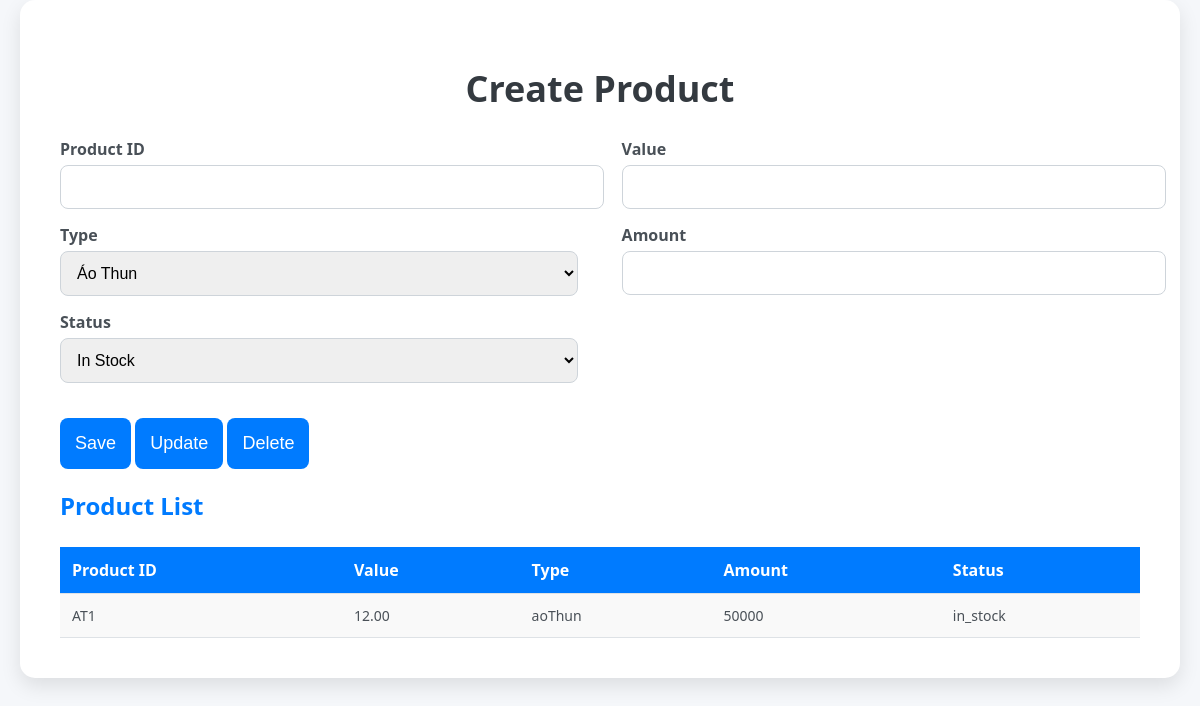
/product (signed in), run on the app's committed database.
### member/models.py (models this page shows, shortened)
class Product(models.Model):
    STATUS_CHOICES = [
        ('in_stock', 'In Stock'),
        ('running_out', 'Running Out'),
    ]
    TYPE_CHOICES = [
        ('aoThun', 'Áo Thun'),
        ('aoSoMi', 'Áo Sơ Mi'),
        ('aoKhoac', 'Áo Khoác'),
        ('aoPolo', 'Áo Polo'),
    ]
    product_id = models.CharField(max_length=100, unique=True)
    value = models.DecimalField(max_digits=10, decimal_places=2)
    type = models.CharField(
        max_length=20,
        choices=TYPE_CHOICES,
        default='aoThun',
    )
    amount = models.PositiveIntegerField()
    status = models.CharField(
        max_length=20,
        choices=STATUS_CHOICES,
        default='in_stock',
    )

### member/views.py (the view)
# urls.py: path('product', views.loadProduct, name='product'),
def loadProduct(request):
    if request.user.role != 'admin' and request.user.role != 'manager':
        return render(request, 'error.html')
    if request.method == 'POST':
        form = ProductForm(request.POST)
        if form.is_valid():
            form.save()
            return redirect('product')
    else:
        form = ProductForm()
    product = Product.objects.all()
    return render(request, 'Product.html', {'form': form, 'Products': product})

### member/forms.py
class ProductForm(forms.ModelForm):
    class Meta:
        model = Product
        fields = ['product_id', 'value', 'type', 'amount', 'status']  # Include all fields from the model
        widgets = {
            'product_id': forms.TextInput(attrs={'class': 'form-input'}),
            'value': forms.NumberInput(attrs={'step': '1','class': 'form-input'}),
            'type': forms.Select(choices=Product.TYPE_CHOICES),
            'amount': forms.NumberInput(attrs={'class': 'form-input'}),
            'status': forms.Select(choices=Product.STATUS_CHOICES),
        }

### member/template/Product.html (shortened to what this page needs)
{% load static %}
<!DOCTYPE html>
<html lang="en">
<head>
    <link rel="stylesheet" href="{% static 'css/style.css' %}">
</head>
<body>
    <div class="container">
        <h1>Create Product</h1>
        <div class="form-container" >
            <form method="post" id="main-form">
                <div class="form-row-group">
                    <div class="form-row">
                        <label for="{{ form.product_id.id_for_label }}">Product ID</label>
                        {{ form.product_id }}
                    </div>
                    <div class="form-row">
                        <label for="{{ form.value.id_for_label }}">Value</label>
                        {{ form.value }}
                    </div>
                </div>
                <div class="form-row-group">
                    <div class="form-row">
                        <label for="{{ form.type.id_for_label }}">Type</label>
                        {{ form.type }}
                    </div>
                    <div class="form-row">
                        <label for="{{ form.amount.id_for_label }}">Amount</label>
                        {{ form.amount }}
                    </div>
                </div>
                <div class="form-row-group">
                    <div class="form-row">
                        <label for="{{ form.status.id_for_label }}">Status</label>
                        {{ form.status }}
                    </div>
                </div>
                <button type="submit">Save</button>
                <button type="button" id="update-button">Update</button>
                <button type="button" id="delete-button">Delete</button>
            </form>
        </div>
        <div class="grid-container">
            <h2>Product List</h2>
            <table>
                <thead>
                    <tr>
                        <th>Product ID</th>
                        <th>Value</th>
                        <th>Type</th>
                        <th>Amount</th>
                        <th>Status</th>
                    </tr>
                </thead>
                <tbody>
                    {% for Product in Products %}
                    <tr>
                        <td>{{ Product.product_id }}</td>
                        <td>{{ Product.value }}</td>
                        <td>{{ Product.type }}</td>
                        <td>{{ Product.amount }}</td>
                        <td>{{ Product.status }}</td>
                    </tr>
                    {% empty %}
                    <tr>
                        <td colspan="12">No products found.</td>
                    </tr>
                    {% endfor %}
                </tbody>
            </table>
        </div>
    </div>
</body>
</html>

### member/static/css/style.css (style rules this page uses)
body { font-family: 'Segoe UI', Tahoma, Geneva, Verdana, sans-serif; margin: 0; padding: 0; display: flex; justify-content: center; align-items: center; background-color: #f5f7fa; color: #343a40; }
.container { width: 90%; max-width: 1100px; background: #ffffff; padding: 40px; border-radius: 15px; box-shadow: 0 8px 20px rgba(0, 0, 0, 0.1); }
h1 { text-align: center; color: #343a40; margin-bottom: 25px; font-size: 36px; font-weight: 700; }
h2 { color: #007bff; font-size: 24px; margin-bottom: 15px; }
.form-row-group { display: flex; flex-wrap: wrap; justify-content: space-between; margin-bottom: 15px; }
.form-row { display: flex; flex-direction: column; width: 48%; }
.form-row label { font-size: 16px; font-weight: 600; color: #495057; margin-bottom: 5px; }
.form-row input, .form-row select, textarea { width: 100%; padding: 12px; border: 1px solid #ced4da; border-radius: 8px; font-size: 16px; transition: all 0.3s ease; }
button { margin-top: 20px; padding: 15px; background-color: #007bff; color: #fff; border: none; border-radius: 8px; cursor: pointer; font-size: 18px; transition: background-color 0.3s ease; }
.grid-container table { width: 100%; border-collapse: collapse; margin-top: 25px; background-color: #f9f9f9; }
.grid-container th, .grid-container td { padding: 12px; text-align: left; border-bottom: 1px solid #dee2e6; }
.grid-container th { background-color: #007bff; color: white; font-weight: 600; }
.grid-container td { font-size: 14px; color: #495057; }

### data on the page
Product: product_id "AT1", value "12.00", type "aoThun", amount "50000", status "in_stock"
